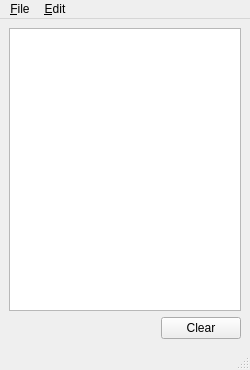
<?xml version="1.0" encoding="UTF-8"?>
<ui version="4.0">
 <class>spoton_logviewer</class>
 <widget class="QMainWindow" name="spoton_logviewer">
  <property name="geometry">
   <rect>
    <x>0</x>
    <y>0</y>
    <width>250</width>
    <height>370</height>
   </rect>
  </property>
  <property name="windowTitle">
   <string>Spot-On: Log Viewer</string>
  </property>
  <property name="windowIcon">
   <iconset>
    <normaloff>:/Logo/spoton-button-32.png</normaloff>:/Logo/spoton-button-32.png</iconset>
  </property>
  <widget class="QWidget" name="centralwidget">
   <layout class="QVBoxLayout" name="verticalLayout">
    <item>
     <widget class="QTextBrowser" name="log">
      <property name="tabChangesFocus">
       <bool>true</bool>
      </property>
      <property name="acceptRichText">
       <bool>false</bool>
      </property>
      <property name="openLinks">
       <bool>false</bool>
      </property>
     </widget>
    </item>
    <item>
     <layout class="QHBoxLayout" name="horizontalLayout">
      <item>
       <spacer name="horizontalSpacer">
        <property name="orientation">
         <enum>Qt::Horizontal</enum>
        </property>
        <property name="sizeHint" stdset="0">
         <size>
          <width>40</width>
          <height>20</height>
         </size>
        </property>
       </spacer>
      </item>
      <item>
       <widget class="QPushButton" name="clear">
        <property name="text">
         <string>Clear</string>
        </property>
       </widget>
      </item>
     </layout>
    </item>
   </layout>
  </widget>
  <widget class="QMenuBar" name="menubar">
   <property name="geometry">
    <rect>
     <x>0</x>
     <y>0</y>
     <width>250</width>
     <height>24</height>
    </rect>
   </property>
   <widget class="QMenu" name="menu_File">
    <property name="title">
     <string>&amp;File</string>
    </property>
    <addaction name="action_Close"/>
   </widget>
   <widget class="QMenu" name="menu_Edit">
    <property name="title">
     <string>&amp;Edit</string>
    </property>
    <addaction name="action_Empty_Log"/>
    <addaction name="actionEnable_Log"/>
   </widget>
   <addaction name="menu_File"/>
   <addaction name="menu_Edit"/>
  </widget>
  <widget class="QStatusBar" name="statusbar"/>
  <action name="action_Close">
   <property name="text">
    <string>&amp;Close</string>
   </property>
  </action>
  <action name="action_Empty_Log">
   <property name="text">
    <string>&amp;Empty Log</string>
   </property>
  </action>
  <action name="actionEnable_Log">
   <property name="checkable">
    <bool>true</bool>
   </property>
   <property name="text">
    <string>E&amp;nable Log</string>
   </property>
  </action>
 </widget>
 <tabstops>
  <tabstop>log</tabstop>
  <tabstop>clear</tabstop>
 </tabstops>
 <resources/>
 <connections/>
</ui>
